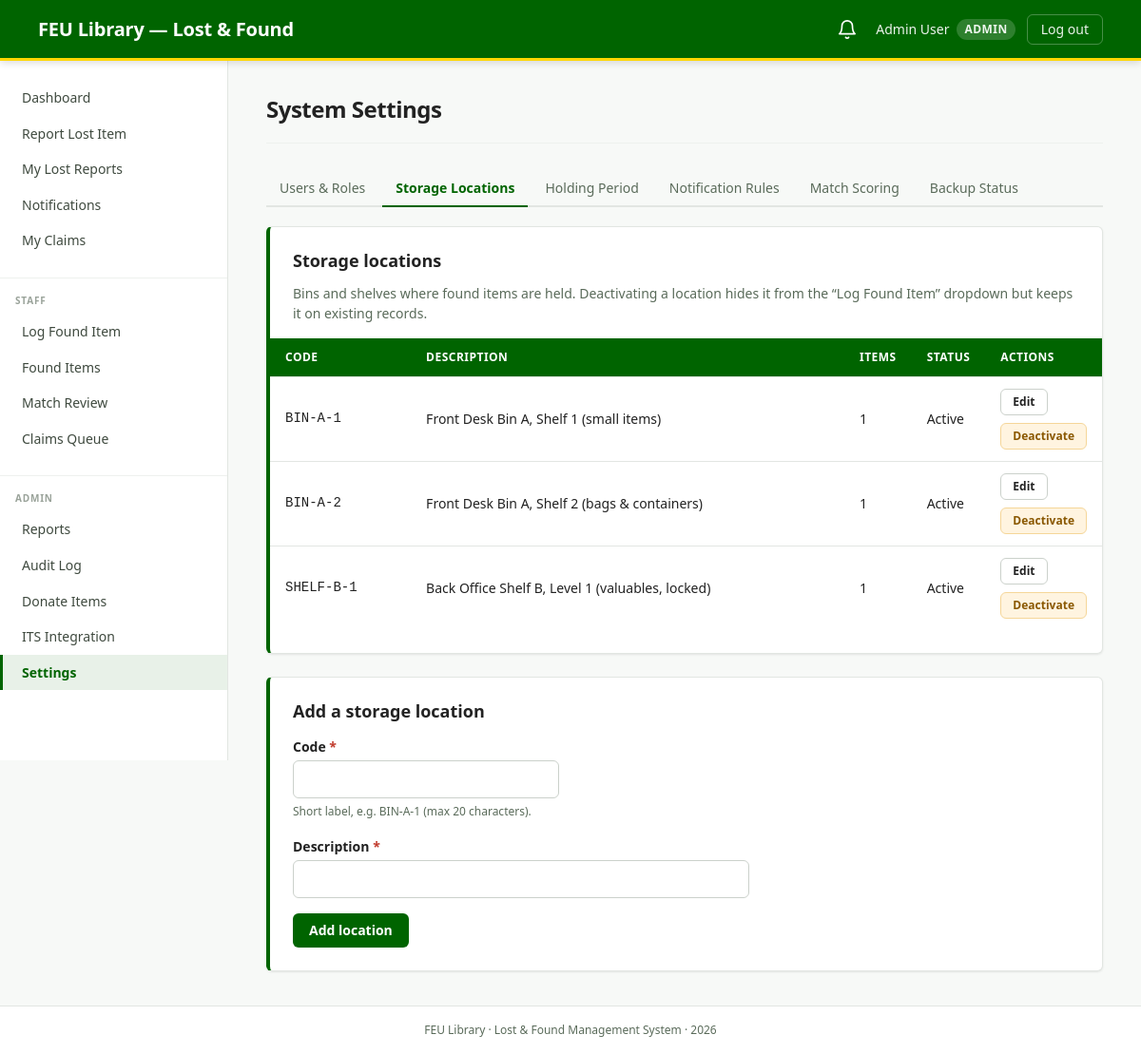
Page /index.php?p=admin.settings (signed in) on the committed database.
### tables this page shows
CREATE TABLE accounts (
  id              INT UNSIGNED       NOT NULL AUTO_INCREMENT,
  role            ENUM('user','staff','admin') NOT NULL,
  user_type       ENUM('student','faculty')    NULL,             
  full_name       VARCHAR(150)       NOT NULL,
  id_number       VARCHAR(50)        NOT NULL,                   
  email           VARCHAR(255)       NOT NULL,
  password_hash   VARCHAR(255)       NOT NULL,                   
  is_active       TINYINT(1)         NOT NULL DEFAULT 1,
  created_at      DATETIME           NOT NULL DEFAULT CURRENT_TIMESTAMP,
  updated_at      DATETIME           NOT NULL DEFAULT CURRENT_TIMESTAMP
                                              ON UPDATE CURRENT_TIMESTAMP,
  PRIMARY KEY (id),
  UNIQUE KEY uq_accounts_email     (email),
  UNIQUE KEY uq_accounts_id_number (id_number),
  KEY idx_accounts_role            (role)
);

CREATE TABLE storage_locations (
  id              INT UNSIGNED       NOT NULL AUTO_INCREMENT,
  code            VARCHAR(20)        NOT NULL,                   
  description     VARCHAR(255)       NOT NULL,
  is_active       TINYINT(1)         NOT NULL DEFAULT 1,
  created_at      DATETIME           NOT NULL DEFAULT CURRENT_TIMESTAMP,
  updated_at      DATETIME           NOT NULL DEFAULT CURRENT_TIMESTAMP
                                              ON UPDATE CURRENT_TIMESTAMP,
  PRIMARY KEY (id),
  UNIQUE KEY uq_storage_code (code)
);

### index.php (called while the page is built, shortened)
<?php
require_once __DIR__ . '/lib/bootstrap.php';
$routes = require __DIR__ . '/lib/routes.php';
$token = isset($_GET['p']) && is_string($_GET['p']) ? trim($_GET['p']) : '';
$route = $routes[$token];
if (empty($route['public'])) {
    if (!is_authenticated()) {
        $next = $_SERVER['REQUEST_URI'] ?? '/index.php';
        go(url('/index.php?p=login&next=' . urlencode($next)));
    }
}
$page_file = __DIR__ . '/pages/' . $route['file'];
require $page_file;
exit;

### lib/bootstrap.php (called while the page is built, shortened)
<?php
function cfg(?string $path = null)
{
    static $config = null;
    if ($config === null) {
        $config_path = __DIR__ . '/../config.php';
        $config = require $config_path;
    }
    $value = $config;
    foreach (explode('.', $path) as $key) {
        $value = $value[$key];
    }
    return $value;
}
require_once __DIR__ . '/sanitize.php';
require_once __DIR__ . '/db.php';
require_once __DIR__ . '/auth.php';
require_once __DIR__ . '/view.php';
require_once __DIR__ . '/../partials/layout.php';

### config.php (called while the page is built)
<?php
return [
    'app' => [
        'name'      => 'FEU Library — Lost & Found Management System',
        'env'       => getenv('APP_ENV')      ?: 'development',
        'base_url'  => getenv('APP_BASE_URL') ?: 'http://localhost/feulib',
        'base_path' => getenv('APP_BASE_PATH') !== false ? (string) getenv('APP_BASE_PATH') : '/feulib',
        'timezone'  => 'Asia/Manila',
    ],
    'db' => [
        'host'    => getenv('DB_HOST') ?: '127.0.0.1',
        'port'    => (int) (getenv('DB_PORT') ?: 3306),
        'name'    => getenv('DB_NAME') ?: 'lfms',
        'user'    => getenv('DB_USER') ?: 'root',
        'pass'    => getenv('DB_PASS') !== false ? (string) getenv('DB_PASS') : '',
        'charset' => 'utf8mb4',
    ],
    'session' => [
        'name'            => 'LFMSSESSID',
        'lifetime'        => 0,
        'cookie_secure'   => filter_var(getenv('SESSION_COOKIE_SECURE') ?: 'false', FILTER_VALIDATE_BOOLEAN),
        'cookie_httponly' => true,
        'cookie_samesite' => 'Strict',
    ],
    'upload' => [
        'max_bytes'     => 4 * 1024 * 1024,
        'allowed_mimes' => ['image/jpeg', 'image/png', 'image/webp'],
        'storage_path'  => getenv('UPLOAD_STORAGE_PATH') ?: __DIR__ . '/assets/uploads',
    ],
    'its' => [
        'auth_mode'       => getenv('ITS_AUTH_MODE') ?: 'bearer',
        'auth_value'      => getenv('ITS_AUTH_VALUE') ?: 'dev-token-change-me-before-production',
        'api_key_header'  => 'X-API-Key',
        'timeout_seconds' => 10,
        'verify_ssl'      => true,
        'endpoints' => [
            'students' => getenv('ITS_ENDPOINT_STUDENTS') ?: 'http://localhost/feulib/index.php?p=api.its_mock&type=student',
            'staff'    => getenv('ITS_ENDPOINT_STAFF')    ?: 'http://localhost/feulib/index.php?p=api.its_mock&type=staff',
        ],
    ],
];

### lib/view.php (called while the page is built, shortened)
<?php
function url(string $path = ''): string
{
    static $base = null;
    if ($base === null) {
        $configured = cfg('app.base_path');
        $base = rtrim($configured, '/');
    }
    return $base . '/' . ltrim($path, '/');
}
    ?><!DOCTYPE html>
<?php
function field_aria(string $name, array $errors): string
{
    if (empty($errors[$name])) {
        return '';
    }
    return ' aria-invalid="true" aria-describedby="' . e($name) . '-error"';
}

### lib/sanitize.php (called while the page is built, shortened)
<?php
function e($value): string
{
    return htmlspecialchars((string) $value, ENT_QUOTES | ENT_SUBSTITUTE, 'UTF-8');
}

### lib/db.php (called while the page is built, shortened)
<?php
function db(): PDO
{
    static $pdo = null;
    if ($pdo !== null) {
        return $pdo;
    }
    $cfg = cfg('db');
    $dsn = sprintf(
        'mysql:host=%s;port=%d;dbname=%s;charset=%s',
        $cfg['host'],
        $cfg['port'],
        $cfg['name'],
        $cfg['charset']
    );
    $pdo = new PDO($dsn, $cfg['user'], $cfg['pass'], [
        PDO::ATTR_ERRMODE            => PDO::ERRMODE_EXCEPTION,
        PDO::ATTR_DEFAULT_FETCH_MODE => PDO::FETCH_ASSOC,
        PDO::ATTR_EMULATE_PREPARES   => false,
    ]);
    return $pdo;
}
function q(string $sql, array $params = []): PDOStatement
{
    $stmt = db()->prepare($sql);
    $stmt->execute($params);
    return $stmt;
}
function q_one(string $sql, array $params = []): ?array
{
    $row = q($sql, $params)->fetch();
    return $row === false ? null : $row;
}
function q_all(string $sql, array $params = []): array
{
    return q($sql, $params)->fetchAll();
}
function q_value(string $sql, array $params = [])
{
    $value = q($sql, $params)->fetchColumn();
    return $value === false ? null : $value;
}

### lib/auth.php (called while the page is built, shortened)
<?php
function current_user(): ?array
{
    static $cached;
    if ($cached !== null) {
        return $cached === false ? null : $cached;
    }
    $row = q_one(
        'SELECT id, role, user_type, full_name, id_number, email, is_active, created_at
           FROM accounts
          WHERE id = ? AND is_active = 1',
        [(int) $_SESSION['user_id']]
    );
    $cached = $row;
    return $row;
}
function is_authenticated(): bool
{
    return current_user() !== null;
}

### pages/admin.settings.php (the view, shortened to what this page needs)
<?php
$TABS = [
    'users'         => 'Users & Roles',
    'storage'       => 'Storage Locations',
    'holding'       => 'Holding Period',
    'notifications' => 'Notification Rules',
    'scoring'       => 'Match Scoring',
    'backup'        => 'Backup Status',
];
$tab = (string) ($_GET['tab'] ?? 'storage');
function _settings_all(): array
{
    $out = [];
    foreach (q_all('SELECT key_name, value FROM settings') as $row) {
        $out[(string) $row['key_name']] = $row['value'];
    }
    return $out;
}
$settings = _settings_all();
$setting  = static fn(string $key, string $default = '') => $settings[$key] ?? $default;
$errors = [];
layout_open('Settings');
echo '<nav class="settings-tabs" aria-label="Settings sections">';
foreach ($TABS as $key => $label) {
    $is = $key === $tab;
    printf(
        '<a class="settings-tab%s" href="%s"%s>%s</a>',
        $is ? ' active' : '',
        e(url('/index.php?p=admin.settings&tab=' . $key)),
        $is ? ' aria-current="page"' : '',
        e($label)
    );
}
echo '</nav>';
?>
<?php if ($tab === 'scoring'): ?>
<section class="card" aria-labelledby="weights-title">
  <h2 class="card-title" id="weights-title">Match scoring weights</h2>
  <p class="card-subtitle">
    The five weights must total exactly <strong>100</strong>. They control how the
    system scores candidate matches between lost reports and found items.
  </p>
  <form method="POST" class="stack-4">
    <?= csrf_field() ?>
    <input type="hidden" name="section" value="match_weights">
    <input type="hidden" name="tab" value="scoring">
    <div class="notify-grid">
      <?php
        $weight_fields = [
            'match_weight_category'    => ['Category',    '30'],
            'match_weight_color'       => ['Color',       '20'],
            'match_weight_location'    => ['Location',    '15'],
            'match_weight_date'        => ['Date',        '10'],
            'match_weight_description' => ['Description', '25'],
        ];
        foreach ($weight_fields as $key => [$label, $default]):
      ?>
        <div class="form-group">
          <label for="<?= e($key) ?>" class="form-label"><?= e($label) ?></label>
          <?= field_error_html($key, $errors) ?>
          <input type="number" id="<?= e($key) ?>" name="<?= e($key) ?>"
                 value="<?= e($_POST[$key] ?? $setting($key, $default)) ?>"
                 min="0" max="100" class="form-control<?= !empty($errors[$key]) ? ' is-invalid' : '' ?>"<?= field_aria($key, $errors) ?>>
        </div>
      <?php endforeach; ?>
    </div>
    <div class="form-group" style="max-width: 200px;">
      <label for="match_threshold" class="form-label">
        Match threshold
        <span class="form-hint">(minimum score to propose)</span>
      </label>
      <?= field_error_html('match_threshold', $errors) ?>
      <input type="number" id="match_threshold" name="match_threshold"
             value="<?= e($_POST['match_threshold'] ?? $setting('match_threshold', '30')) ?>"
             min="0" max="100" class="form-control<?= !empty($errors['match_threshold']) ? ' is-invalid' : '' ?>"<?= field_aria('match_threshold', $errors) ?>>
    </div>
    <button type="submit" class="btn btn-primary">Save weights</button>
  </form>
</section>
<?php elseif ($tab === 'storage'):
    $locations = q_all(
        'SELECT s.id, s.code, s.description, s.is_active,
                (SELECT COUNT(*) FROM found_reports f WHERE f.storage_location_id = s.id) AS item_count
           FROM storage_locations s
          ORDER BY s.is_active DESC, s.code'
    );
    $edit_id = (int) ($_GET['edit'] ?? 0);
    $edit_row = $edit_id > 0 ? q_one('SELECT * FROM storage_locations WHERE id = ?', [$edit_id]) : null;
    $f_code = $_POST['code'] ?? ($edit_row['code'] ?? '');
    $f_desc = $_POST['description'] ?? ($edit_row['description'] ?? '');
?>
<section class="card" aria-labelledby="storage-list-title">
  <h2 class="card-title" id="storage-list-title">Storage locations</h2>
  <p class="card-subtitle">
    Bins and shelves where found items are held. Deactivating a location hides it
    from the “Log Found Item” dropdown but keeps it on existing records.
  </p>
  <?php if (!$locations): ?>
    <div class="empty-state">
      <p class="empty-state-title">No storage locations yet</p>
      <p>Add the first one using the form below.</p>
    </div>
  <?php else: ?>
    <div class="table-wrap table-wrap-cards">
      <table class="data-table data-table-static">
        <thead>
          <tr>
            <th>Code</th>
            <th>Description</th>
            <th class="col-narrow">Items</th>
            <th class="col-narrow">Status</th>
            <th class="col-narrow">Actions</th>
          </tr>
        </thead>
        <tbody>
          <?php foreach ($locations as $loc): ?>
            <tr>
              <td data-label="Code" style="font-family: var(--font-family-mono);"><?= e((string) $loc['code']) ?></td>
              <td data-label="Description"><?= e((string) $loc['description']) ?></td>
              <td data-label="Items" class="col-narrow"><?= (int) $loc['item_count'] ?></td>
              <td data-label="Status" class="col-narrow">
                <?php if ($loc['is_active']): ?>
                  Active
                <?php else: ?>
                  <span class="text-muted">Inactive</span>
                <?php endif; ?>
              </td>
              <td data-label="Actions" class="col-narrow">
                <div style="display: flex; gap: var(--space-2); flex-wrap: wrap;">
                  <a class="btn btn-ghost btn-sm"
                     href="<?= e(url('/index.php?p=admin.settings&tab=storage&edit=' . (int) $loc['id'])) ?>">Edit</a>
                  <form method="POST" style="display: inline;">
                    <button type="submit" class="btn btn-sm <?= $loc['is_active'] ? 'btn-warning' : 'btn-ghost' ?>">
                      <?= $loc['is_active'] ? 'Deactivate' : 'Activate' ?>
                    </button>
                  </form>
                </div>
              </td>
            </tr>
          <?php endforeach; ?>
        </tbody>
      </table>
    </div>
  <?php endif; ?>
</section>
<section class="card" aria-labelledby="storage-form-title">
  <h2 class="card-title" id="storage-form-title">
    <?= $edit_row ? 'Edit ' . e((string) $edit_row['code']) : 'Add a storage location' ?>
  </h2>
  <form method="POST" class="stack-4">
    <div class="form-group" style="max-width: 280px;">
      <label for="code" class="form-label form-label-required">Code</label>
      <input type="text" id="code" name="code" maxlength="20"
             value="<?= e((string) $f_code) ?>"
             class="form-control<?= !empty($errors['code']) ? ' is-invalid' : '' ?>"<?= field_aria('code', $errors) ?>>
      <span class="form-hint">Short label, e.g. BIN-A-1 (max 20 characters).</span>
    </div>
    <div class="form-group" style="max-width: 480px;">
      <label for="description" class="form-label form-label-required">Description</label>
      <input type="text" id="description" name="description" maxlength="255"
             value="<?= e((string) $f_desc) ?>"
             class="form-control<?= !empty($errors['description']) ? ' is-invalid' : '' ?>"<?= field_aria('description', $errors) ?>>
    </div>
    <div style="display: flex; gap: var(--space-3);">
      <button type="submit" class="btn btn-primary">
        <?= $edit_row ? 'Save changes' : 'Add location' ?>
      </button>
    </div>
  </form>
</section>
<?php endif; ?>

### partials/header.php (shortened to what this page needs)
<?php
$user = current_user();
$role_label = strtoupper((string) ($user['role'] ?? ''));
$unread_count = (int) (q_value(
    'SELECT COUNT(*) FROM notifications WHERE recipient_account_id = ? AND is_read = 0',
    [(int) $user['id']]
) ?? 0);
?>
<header class="app-header" role="banner">
  <div class="app-header-brand">FEU Library &mdash; Lost &amp; Found</div>
  <div class="app-header-tools">
    <a href="<?= e(url('/index.php?p=notifications')) ?>"
       class="app-header-bell"
       aria-label="Notifications<?= $unread_count > 0 ? ' (' . $unread_count . ' unread)' : '' ?>">
      <svg width="22" height="22" viewBox="0 0 24 24" fill="none" stroke="currentColor"
           stroke-width="1.8" stroke-linecap="round" stroke-linejoin="round" aria-hidden="true">
        <path d="M18 8a6 6 0 1 0-12 0c0 7-3 9-3 9h18s-3-2-3-9"/>
        <path d="M13.73 21a2 2 0 0 1-3.46 0"/>
      </svg>
    </a>
    <div class="app-header-user">
      <span><?= e($user['full_name']) ?></span>
      <span class="role-pill"><?= e($role_label) ?></span>
    </div>
    <a href="<?= e(url('/index.php?p=logout')) ?>" class="app-header-logout">Log out</a>
  </div>
</header>

### assets/css/base.css (style rules this page uses)
*, *::before, *::after { box-sizing: border-box; }
html { font-size: 16px; -webkit-text-size-adjust: 100%; }
body { margin: 0; font-family: var(--font-family-base); font-size: var(--font-size-base); line-height: var(--line-height-normal); color: var(--color-text); background: var(--color-bg); -webkit-font-smoothing: antialiased; -moz-osx-font-smoothing: grayscale; }
h1, h2, h3, h4, h5, h6 { margin: 0; font-family: var(--font-family-display); font-weight: var(--font-weight-bold); line-height: var(--line-height-tight); color: var(--color-text); }
h2 { font-size: var(--font-size-lg); }
p { margin: 0 0 var(--space-3) 0; }
a { color: var(--color-text-link); text-decoration: underline; text-underline-offset: 2px; transition: color var(--duration-fast) var(--easing-default); }
button, input, select, textarea { font: inherit; color: inherit; }
button { cursor: pointer; background: none; border: 0; padding: 0; }
img, svg { display: block; max-width: 100%; }
table { border-collapse: collapse; width: 100%; }

### rows in the picture
accounts: full_name "Admin User", role "ADMIN"
storage_locations: code "BIN-A-1", description "Front Desk Bin A, Shelf 1 (small items)", item_count "1", is_active "Active"
storage_locations: code "BIN-A-2", description "Front Desk Bin A, Shelf 2 (bags & containers)", item_count "1", is_active "Active"
storage_locations: code "SHELF-B-1", description "Back Office Shelf B, Level 1 (valuables, locked)", item_count "1", is_active "Active"

### other values in the picture
$item['label'] "Dashboard"
$item['label'] "Report Lost Item"
$item['label'] "My Lost Reports"
$item['label'] "Notifications"
$item['label'] "My Claims"
$item['label'] "STAFF"
$item['label'] "Log Found Item"
$item['label'] "Found Items"
$item['label'] "Match Review"
$item['label'] "Claims Queue"
$item['label'] "ADMIN"
$item['label'] "Reports"
$item['label'] "Audit Log"
$item['label'] "Donate Items"
$item['label'] "ITS Integration"
